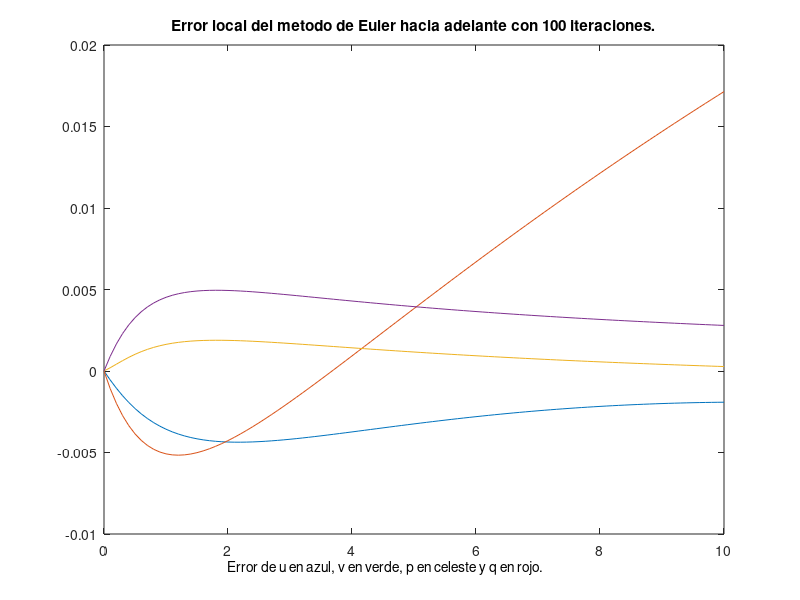

Write MATLAB code to recreate this figure.
a = 0;
b = 10;
x0 = [1;0.5;0.5;0.5];
n = 100;
h = ( b - a ) / n;
t = a;
x = x0;
T = t;

function sis=ec_dif(Xs,l)
 us = Xs(1);
 vs = Xs(2);
 ps = Xs(3);
 qs = Xs(4);

 sis(1) = ps;
 sis(2) = qs;
 sis(3) = ((-2*vs*ps*qs)/(1+vs^2+us^2));
 sis(4) = ((-2*us*ps*qs)/(1+vs^2+us^2));

endfunction;

l = (0:h:10);

Xs = lsode("ec_dif",x0,l)

%divisor

Xe = x;
Ue = x(1);
Ve = x(2);
Pe = x(3);
Qe = x(4);

for i = 1 : n

  u = x(1);
  v = x(2);
  p = x(3);
  q = x(4);

  x(1) = u + h  * p;
  x(2) = v + h  * q;
  x(3) = p + h  * ((-2*v*p*q)/(1+v^2+u^2));
  x(4) = q + h  * ((-2*u*p*q)/(1+v^2+u^2));
  
  t = a + i * h;

  T = [ T, t ];
  Xe = [ Xe, x ];
  Ue = [ Ue, x(1) ]; %azul
  Ve = [ Ve, x(2) ]; %verde
  Pe = [ Pe, x(3) ]; %celeste
  Qe = [ Qe, x(4) ]; %rojo
    
end;

E=Xs'-Xe
plot(T,E)
title('Error local del metodo de Euler hacia adelante con 100 iteraciones.')
text(2,-0.012,'Error de u en azul, v en verde, p en celeste y q en rojo.')